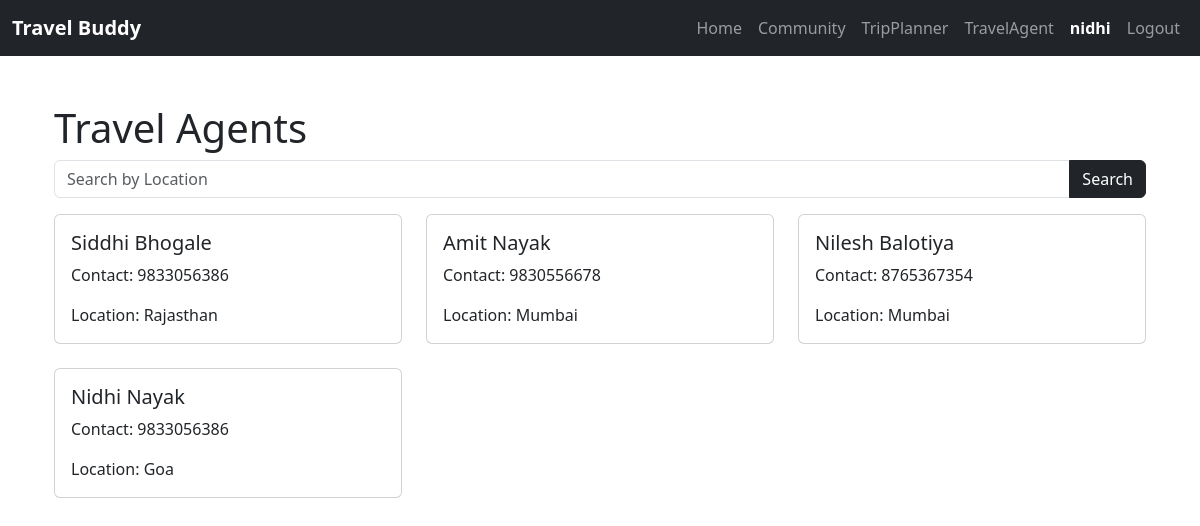
Page /travel-agents (signed in) on the committed database.
### website/models.py (models this page shows)
class User(db.Model, UserMixin):
    id = db.Column(db.Integer, primary_key=True)
    email = db.Column(db.String(150), unique=True)
    username = db.Column(db.String(150), unique=True)
    password = db.Column(db.String(150))
    date_created = db.Column(db.DateTime(timezone=True), default=func.now())
    posts = db.relationship('Post', backref='user', passive_deletes=True)
    comments = db.relationship('Comment', backref='user', passive_deletes=True)
    likes = db.relationship('Like', backref='user', passive_deletes=True)

class TravelAgent(db.Model):
    id = db.Column(db.Integer, primary_key=True)
    name = db.Column(db.String(100), nullable=False)
    contact = db.Column(db.Integer, nullable=False)
    location = db.Column(db.String(50), nullable=False)

### website/views.py (the view)
@views.route("/travel-agents", methods=['GET', 'POST'])
@login_required
def travel_agents():
    if request.method == 'POST':
        location = request.form.get('location')
        agents = TravelAgent.query.filter(TravelAgent.location.ilike(f"%{location}%")).all()
    else:
        agents = TravelAgent.query.all()
    return render_template("travel_agents.html", user=current_user, agents=agents)

### website/__init__.py (called while the page is built)
def create_app():
    app = Flask(__name__)
    app.config['SECRET_KEY'] = "helloworld"
    app.config['SQLALCHEMY_DATABASE_URI'] = f'sqlite:///{DB_NAME}'
    db.init_app(app)
    from .views import views
    from .auth import auth
    app.register_blueprint(views, url_prefix="/")
    app.register_blueprint(auth, url_prefix="/")
    from .models import User, Post, Comment, Like
    create_database(app)
    login_manager = LoginManager()
    login_manager.login_view = "auth.login"
    login_manager.init_app(app)
    @login_manager.user_loader
    def load_user(id):
        return User.query.get(int(id))
    return app

### website/templates/travel_agents.html
{% extends "base.html" %} {% block title %}Travel Agents{% endblock %} {% block
content %}
<div class="container">
  <h1 class="mt-5">Travel Agents</h1>
  <form method="POST" class="mb-3">
    <div class="input-group">
      <input
        type="text"
        class="form-control"
        name="location"
        placeholder="Search by Location"
      />
      <button type="submit" class="btn btn-dark">Search</button>
    </div>
  </form>
  <div class="row">
    {% for agent in agents %}
    <div class="col-md-4 mb-4">
      <div class="card">
        <div class="card-body">
          <h5 class="card-title">{{ agent.name }}</h5>
          <p class="card-text">Contact: {{ agent.contact }}</p>
          <p class="card-text">Location: {{ agent.location }}</p>
        </div>
      </div>
    </div>
    {% endfor %}
  </div>
</div>
{% endblock %}

### website/templates/base.html (shortened to what this page needs)
<!DOCTYPE html>
<html lang="en">
  <head>
    <link
      href="https://cdn.jsdelivr.net/npm/bootstrap@5.3.2/dist/css/bootstrap.min.css"
      rel="stylesheet"
    />
  </head>
  <body>
    <nav class="navbar navbar-expand-lg navbar-dark bg-dark">
      <div class="container-fluid">
        <div class="navbar-brand">
          <strong style="color: white">Travel Buddy</strong>
        </div>
        <div class="collapse navbar-collapse" id="navbar">
          <div class="navbar-nav ms-auto">
            <a class="nav-item nav-link" href="/places">Home</a>
            <a class="nav-item nav-link" href="/home">Community</a>
            <a class="nav-item nav-link" href="/plan">TripPlanner</a>
            <a class="nav-item nav-link" href="/travel-agents">TravelAgent</a>
            {% if user.is_authenticated %}
            <a class="nav-item nav-link" href="/posts/{{ user.username }}">
              <strong style="color: white">{{ user.username }}</strong>
            </a>
            <a class="nav-item nav-link" href="/logout">Logout</a>
            {% else %}
            <a class="nav-item nav-link" href="/login">Login</a>
            <a class="nav-item nav-link" href="/sign-up">Sign Up</a>
            {% endif %}
          </div>
        </div>
      </div>
    </nav>
    <div class="container">{% block content %}{% endblock %}</div>
  </body>
</html>

### rows in the picture
User: username "nidhi"
TravelAgent: name "Siddhi Bhogale", contact "9833056386", location "Rajasthan"
TravelAgent: name "Amit Nayak", contact "9830556678", location "Mumbai"
TravelAgent: name "Nilesh Balotiya", contact "8765367354", location "Mumbai"
TravelAgent: name "Nidhi Nayak", contact "9833056386", location "Goa"
